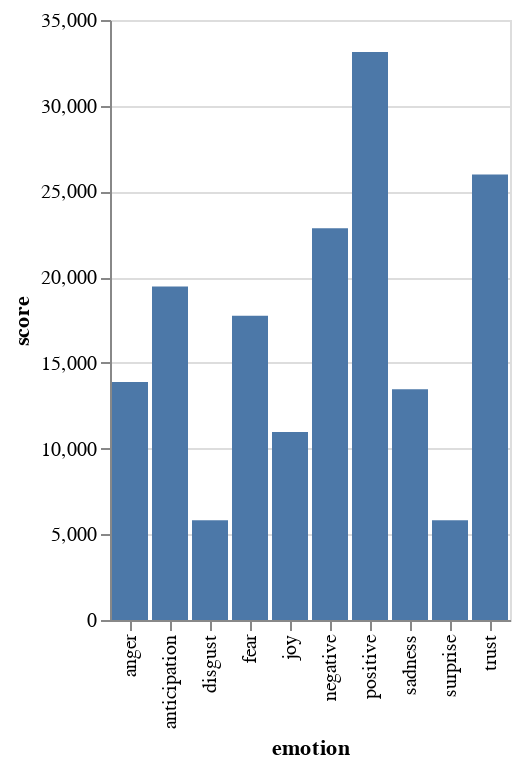

The cell this chart's notebook holds for it:
### Code cell
emotion_df = pd.DataFrame.from_dict(emotion.raw_emotion_scores.items())
emotion_df.columns = ['emotion', 'score']

alt.Chart(emotion_df).mark_bar().encode(
    x='emotion',
    y='score'
)

### Figure 1 — Vega-Lite specification as saved in the notebook (floating-point values rounded to 4 significant figures)
{"config": {"view": {"continuousWidth": 400, "continuousHeight": 300}}, "data": {"name": "data-d472713a20567be4e065ba919e4323c5"}, "mark": "bar", "encoding": {"x": {"type": "nominal", "field": "emotion"}, "y": {"type": "quantitative", "field": "score"}}, "$schema": "https://vega.github.io/schema/vega-lite/v4.8.1.json", "datasets": {"data-d472713a20567be4e065ba919e4323c5": [{"emotion": "anticipation", "score": 19455}, {"emotion": "joy", "score": 10962}, {"emotion": "positive", "score": 33134}, {"emotion": "trust", "score": 25985}, {"emotion": "fear", "score": 17742}, {"emotion": "negative", "score": 22849}, {"emotion": "sadness", "score": 13467}, {"emotion": "anger", "score": 13885}, {"emotion": "disgust", "score": 5822}, {"emotion": "surprise", "score": 5814}]}}
